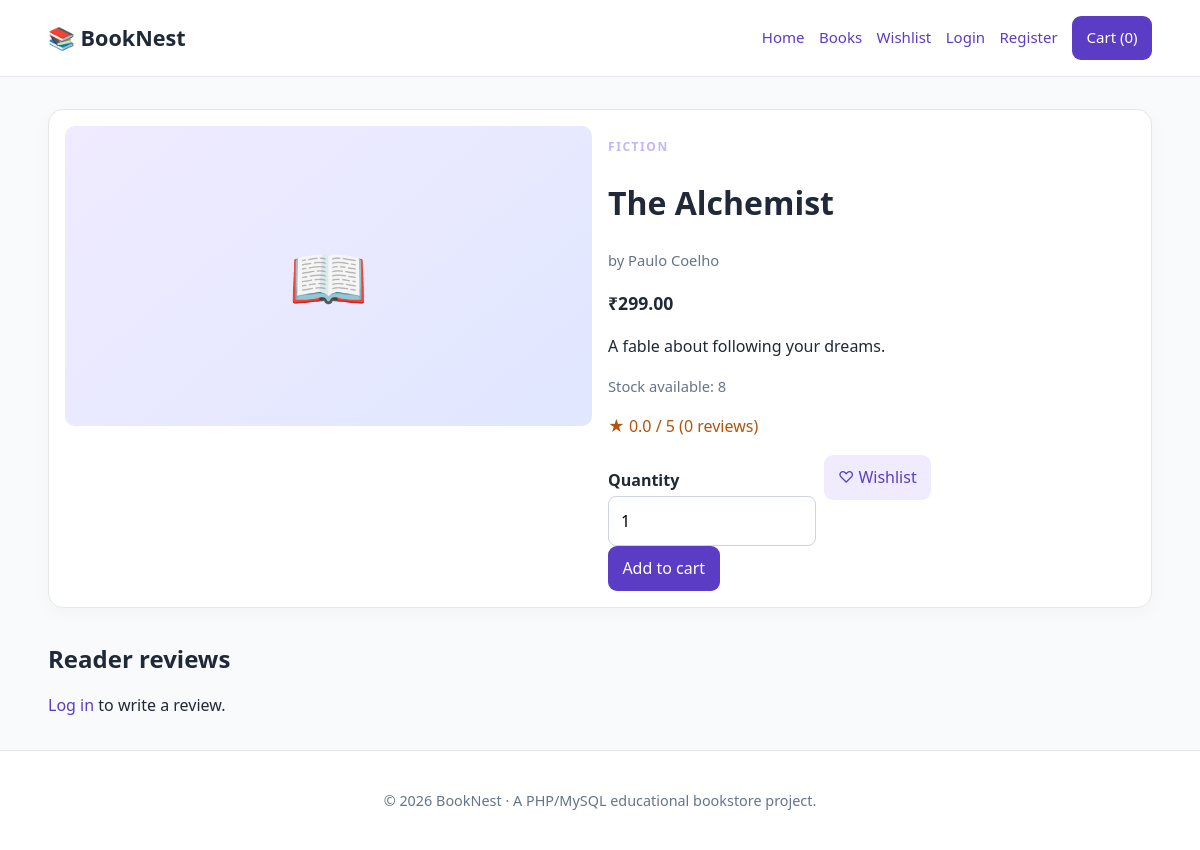
The page /book.php?id=2 on the database its author committed.
### tables this page shows
CREATE TABLE IF NOT EXISTS books (
  id INT AUTO_INCREMENT PRIMARY KEY,
  title VARCHAR(200) NOT NULL,
  author VARCHAR(150) NOT NULL,
  category VARCHAR(100) NOT NULL DEFAULT 'General',
  description TEXT,
  price DECIMAL(10,2) NOT NULL DEFAULT 0,
  stock INT NOT NULL DEFAULT 0,
  image VARCHAR(500) NOT NULL DEFAULT '',
  featured TINYINT(1) NOT NULL DEFAULT 0,
  created_at TIMESTAMP DEFAULT CURRENT_TIMESTAMP,
  CHECK (price >= 0),
  CHECK (stock >= 0)
);

### config.php (called while the page is built, shortened)
<?php
function e(mixed $value): string
{
    return htmlspecialchars((string) $value, ENT_QUOTES | ENT_SUBSTITUTE, 'UTF-8');
}
function money(mixed $amount): string
{
    return '₹' . number_format((float) $amount, 2);
}

### book.php (the view, shortened to what this page needs)
<?php
require 'config.php';
$id = filter_input(INPUT_GET, 'id', FILTER_VALIDATE_INT);
$stmt = $pdo->prepare("SELECT b.*, COALESCE(AVG(r.rating),0) average_rating, COUNT(r.id) review_count FROM books b LEFT JOIN reviews r ON r.book_id=b.id WHERE b.id=? GROUP BY b.id");
$stmt->execute([$id ?: 0]);
$book = $stmt->fetch();
require 'includes/header.php';
?>
<div class="panel">
    <div class="form-row">
        <div class="cover" style="height:300px"><?php if ($book['image']): ?><img src="<?= e($book['image']) ?>"
                    alt="<?= e($book['title']) ?>"><?php else: ?>📖<?php endif; ?></div>
        <div>
            <p class="eyebrow"><?= e($book['category']) ?></p>
            <h1><?= e($book['title']) ?></h1>
            <p class="muted">by <?= e($book['author']) ?></p>
            <p class="price"><?= money($book['price']) ?></p>
            <p><?= nl2br(e($book['description'] ?: 'No description has been added yet.')) ?></p>
            <p class="muted">Stock available: <?= $book['stock'] ?></p>
            <p class="stars">★ <?= number_format((float) $book['average_rating'], 1) ?> / 5 (<?= $book['review_count'] ?>
                reviews)</p>
            <div class="actions">
                <form method="post" action="cart_action.php"><input type="hidden" name="book_id"
                        value="add"><label>Quantity</label><input type="number" name="quantity" value="1" min="1"
                        max="<?= max(1, (int) $book['stock']) ?>"><button class="button"
                        <?= $book['stock'] < 1 ? 'disabled' : '' ?>>Add to cart</button></form>
                <form method="post" action="wishlist.php"><input type="hidden" name="book_id"
                        value="<?= $book['id'] ?>"><input type="hidden" name="action" value="add"><button
                        class="button secondary">♡ Wishlist</button></form>
            </div>
        </div>
    </div>
</div>
<div class="section-head">
    <h2>Reader reviews</h2>
</div>
<?php if (!empty($_SESSION['user'])): ?>
    <form class="form-card" method="post" action="review.php" data-validate><input type="hidden" name="book_id"
            value="<?= $book['id'] ?>"><label for="rating">Rating</label><select id="rating" name="rating" required>
            <option value="">Choose stars</option><?php for ($i = 5; $i >= 1; $i--): ?>
                <option value="<?= $i ?>"><?= $i ?> star(s)</option><?php endfor; ?>
        </select><label for="comment">Comment</label><textarea id="comment" name="comment"
            maxlength="2000"></textarea><button class="button">Submit review</button></form><?php else: ?>
    <p><a href="login.php">Log in</a> to write a review.</p><?php endif; ?>
<?php require 'includes/footer.php'; ?>

### assets/style.css (style rules this page uses)
:root { --ink: #1f2937; --muted: #64748b; --brand: #5b3cc4; --brand2: #f0ebff; --line: #e5e7eb; --paper: #fff; --bg: #f8fafc }
* { box-sizing: border-box }
body { margin: 0; font-family: system-ui, -apple-system, Segoe UI, sans-serif; color: var(--ink); background: var(--bg); line-height: 1.55 }
a { color: var(--brand); text-decoration: none }
.cart-link, .button { background: var(--brand); color: #fff !important; border: 0; border-radius: 9px; padding: .65rem .9rem; display: inline-block; cursor: pointer; font: inherit }
.button.secondary { background: var(--brand2); color: var(--brand) !important }
.eyebrow { text-transform: uppercase; letter-spacing: .13em; font-size: .75rem; font-weight: 700; color: #c4b5fd }
.section-head { display: flex; align-items: end; justify-content: space-between; gap: 1rem; flex-wrap: wrap; margin: 2rem 0 1rem }
.section-head h2 { margin: 0 }
.book-card, .panel, .form-card, .table-wrap { background: #fff; border: 1px solid var(--line); border-radius: 15px; padding: 1rem; box-shadow: 0 5px 20px #0f172a08 }
.cover { height: 170px; background: linear-gradient(140deg, #f0ebff, #e0e7ff); border-radius: 10px; display: flex; align-items: center; justify-content: center; font-size: 4rem; overflow: hidden }
.muted { color: var(--muted); font-size: .92rem }
.price { font-weight: 800; font-size: 1.1rem }
.actions { display: flex; gap: .5rem; flex-wrap: wrap; margin-top: .8rem }
.actions form { display: inline }
label { display: block; font-weight: 650; margin: .8rem 0 .25rem }
input, select, textarea { width: 100%; padding: .7rem .75rem; border: 1px solid #cbd5e1; border-radius: 8px; font: inherit; background: white }
.form-row { display: grid; grid-template-columns: 1fr 1fr; gap: 1rem }
.stars { color: #b45309 }

### rows shown on the page
books: category "FICTION", title "The Alchemist", author "Paulo Coelho", price "₹299.00", description "A fable about following your dreams.", stock "8"

### other values the page prints
array_sum($_SESSION['cart'] ?? []) "0"
$book['average_rating'] "0.0"
$book['review_count'] "0"
